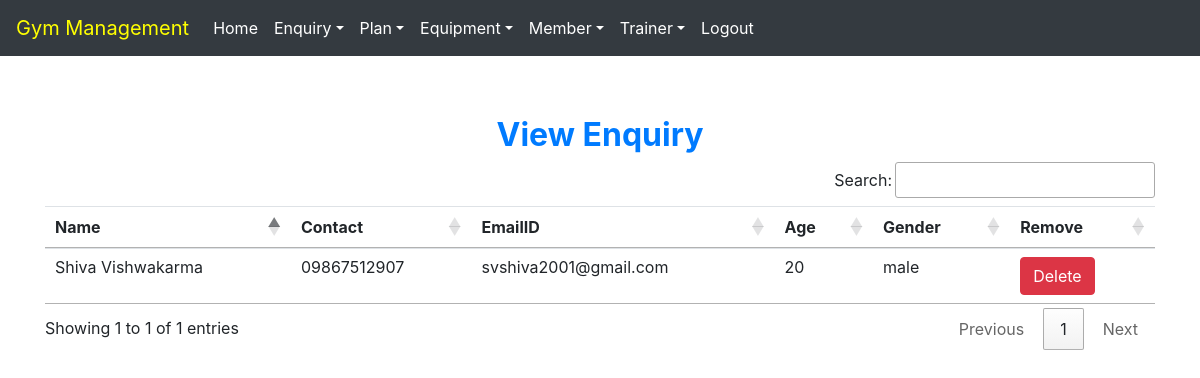
The page /view_enquiry (signed in) on the database its author committed.
### gym/models.py (models this page shows, shortened)
class Enquiry(models.Model):
    name = models.CharField(max_length=100)
    contact = models.CharField(max_length=10)
    emailid = models.CharField(max_length=50)
    age = models.CharField(max_length=10)
    gender = models.CharField(max_length=10)

### gym/views.py (the view)
# urls.py: path('view_enquiry', View_Enquiry, name='view_enquiry'),
def View_Enquiry(request):
    if not request.user.is_staff:
        return redirect('login')
    enq = Enquiry.objects.all()
    d = {'enq': enq}
    return render(request, "view_enquiry.html", d)

### gym/templates/view_enquiry.html (shortened to what this page needs)
{% extends 'navigationbar.html' %}
{% block body %}
<div class="container" style="margin-top:60px">
    <h2 class="text-center text-primary font-weight-bold">View Enquiry</h2>
    <table id="example" class="table table-hover">
        <thead>
        <tr>
            <th>Name</th>
            <th>Contact</th>
            <th>EmailID</th>
            <th>Age</th>
            <th>Gender</th>
            <th>Remove</th>
        </tr>
        </thead>
        <tbody>
        {% for i in enq %}
        <tr>
            <td>{{i.name}}</td>
            <td>{{i.contact}}</td>
            <td>{{i.emailid}}</td>
            <td>{{i.age}}</td>
            <td>{{i.gender}}</td>
            <td><a class="btn btn-danger" href="{% url 'delete_enquiry' i.id %}" onclick="return confirm('Are you sure to delete?')">Delete</a> </td>
        </tr>
        {% endfor %}
    </table>
</div>
{% endblock %}

### rows shown on the page
Enquiry: name "Shiva Vishwakarma", contact "09867512907", emailid "svshiva2001@gmail.com", age "20", gender "male"
